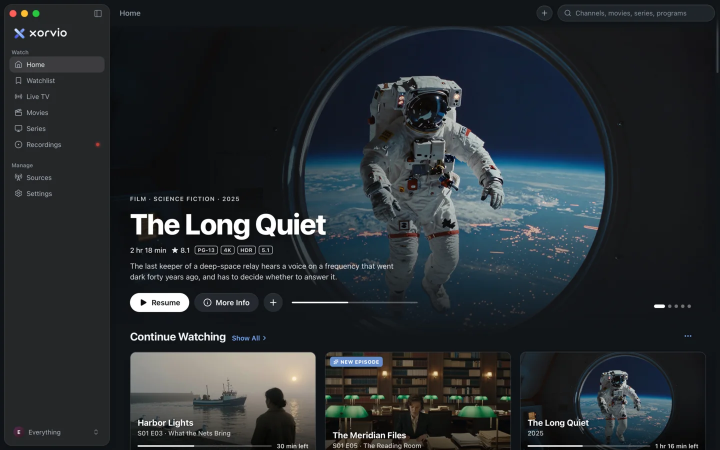
#> input picture Docs/images/home.webp, 1440 x 900 px, given in place of home.png, which was not available (shown at 1/2 size)
$ python og.py
#> lines starting #> are read from the running program, lines starting #| are printed output that depends on the picture
"""Builds dist/og.jpg, the 1200 x 630 social preview, from a real capture."""
import os, subprocess
from PIL import Image, ImageDraw, ImageFilter, ImageFont
HERE = os.path.dirname(os.path.abspath(__file__))
W, H = 1200, 630
img = Image.new("RGB", (W, H), (5, 7, 10))
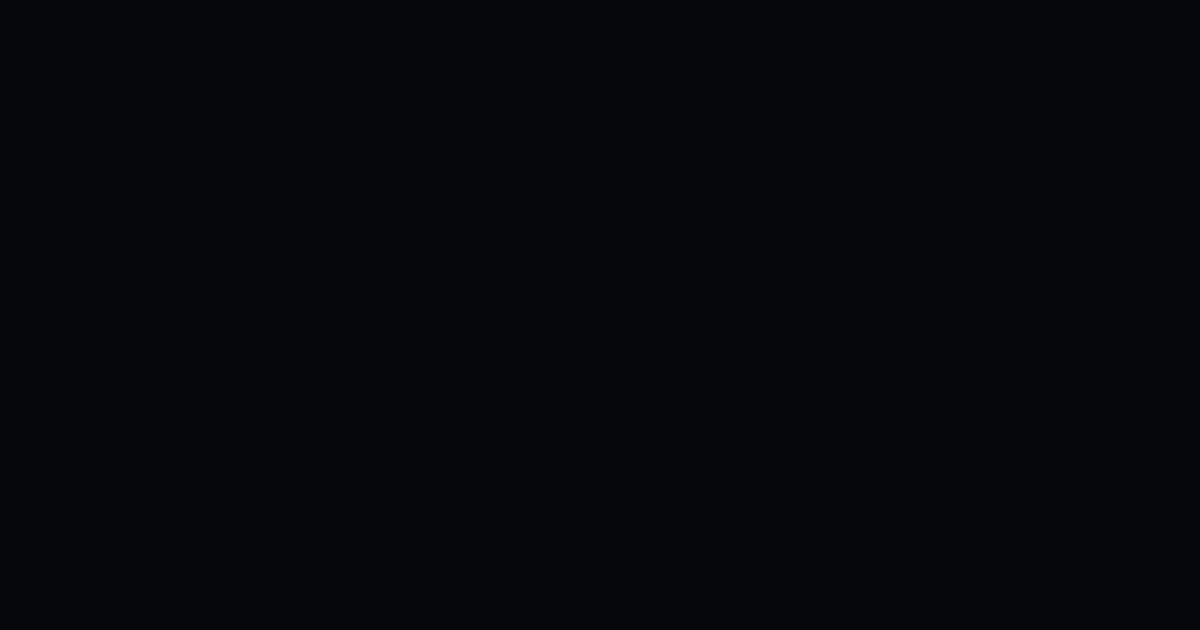
#> img: PIL image 1200x630 RGB; mean R, G, B 5, 7, 10
glow = Image.new("RGB", (W, H), (5, 7, 10))
d = ImageDraw.Draw(glow)
d.ellipse((520, 140, 1340, 820), fill=(48, 70, 170))
d.ellipse((380, 380, 900, 820), fill=(52, 60, 190))
img = Image.blend(img, glow.filter(ImageFilter.GaussianBlur(140)), 0.75)
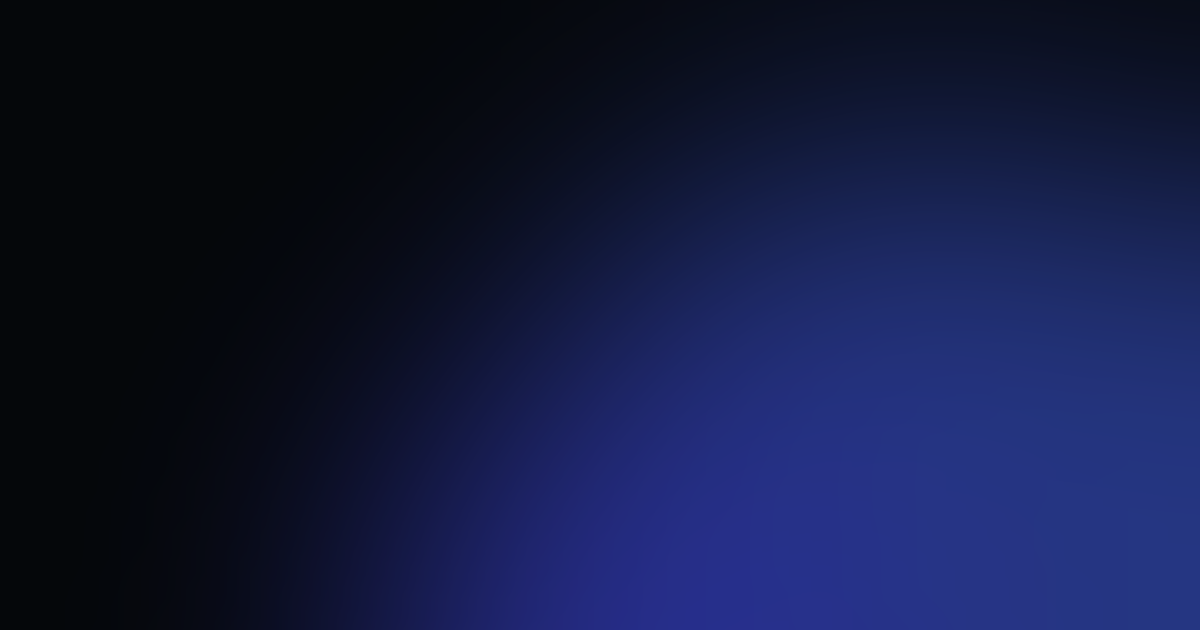
#> img: PIL image 1200x630 RGB; mean R, G, B 18.6, 25.3, 61.9
shot = Image.open(os.path.join(HERE, "shots/home.png")).convert("RGBA")
#> shot is the input picture: PIL image 1440x900 RGBA; mean R, G, B, A 39.5, 44.8, 48.4, 255
shot = shot.resize((900, 562), Image.LANCZOS)
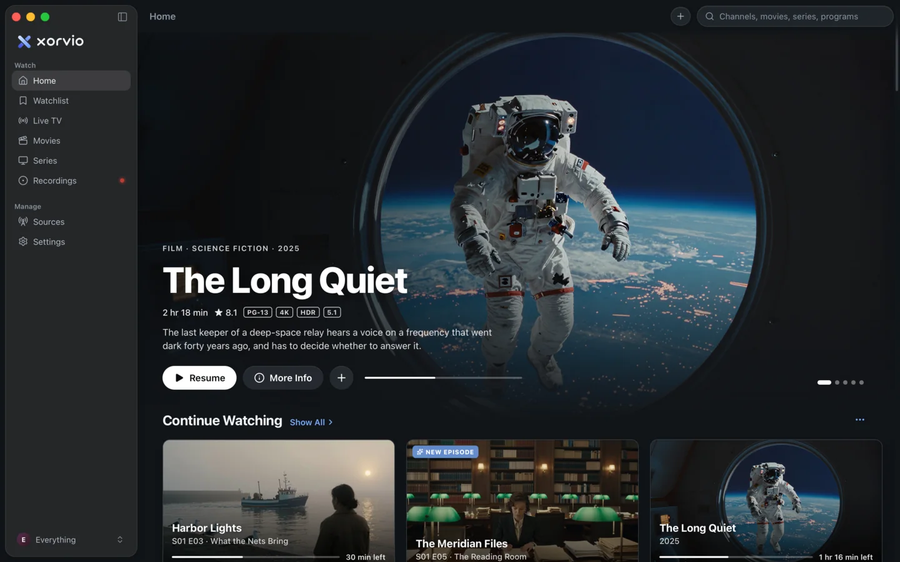
#> shot: PIL image 900x562 RGBA; mean R, G, B, A 39.4, 44.8, 48.4, 255; transparent parts drawn white
shadow = Image.new("RGBA", (W, H), (0, 0, 0, 0))
#> shadow: PIL image 1200x630 RGBA; every value is 0
ImageDraw.Draw(shadow).rounded_rectangle((470, 205, 470 + 900, 205 + 562), radius=22, fill=(0, 0, 0, 200))
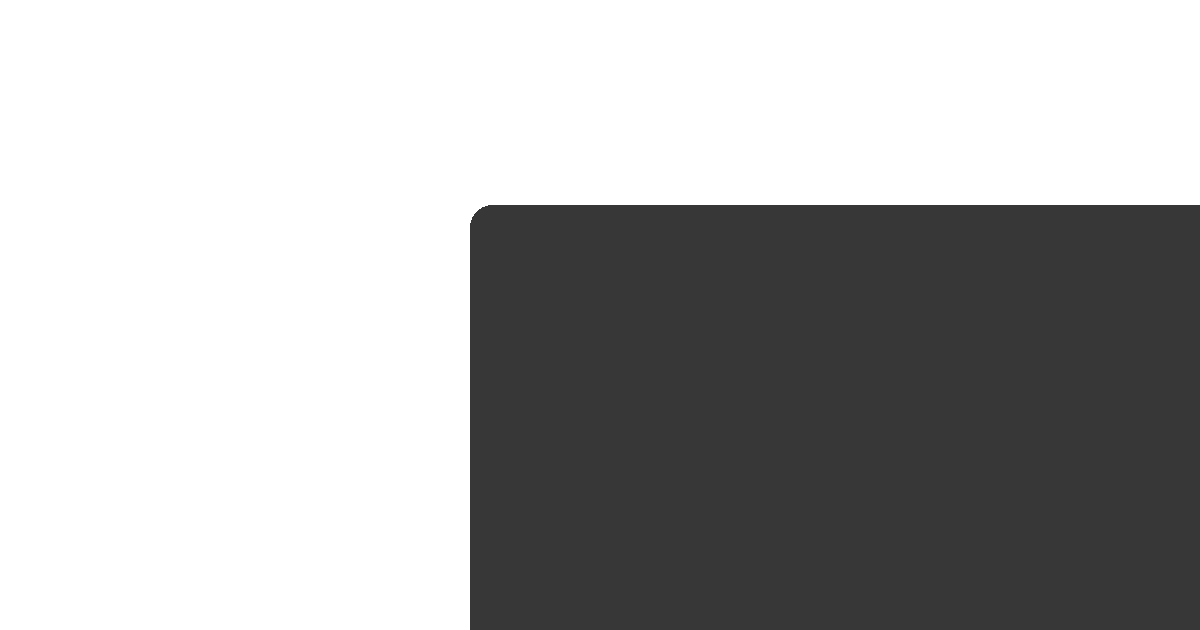
#> shadow: PIL image 1200x630 RGBA; mean R, G, B, A 0, 0, 0, 82; transparent parts drawn white
img = Image.alpha_composite(img.convert("RGBA"), shadow.filter(ImageFilter.GaussianBlur(30)))
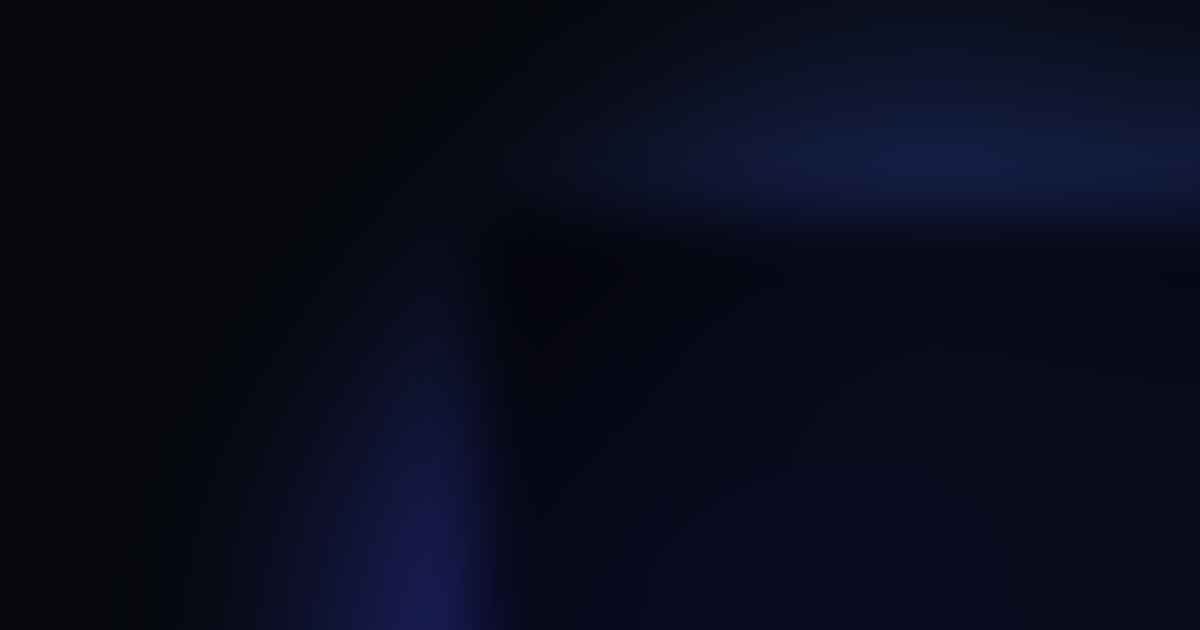
#> img: PIL image 1200x630 RGBA; mean R, G, B, A 8.5, 11.6, 26.4, 255
img.alpha_composite(shot, (450, 175))
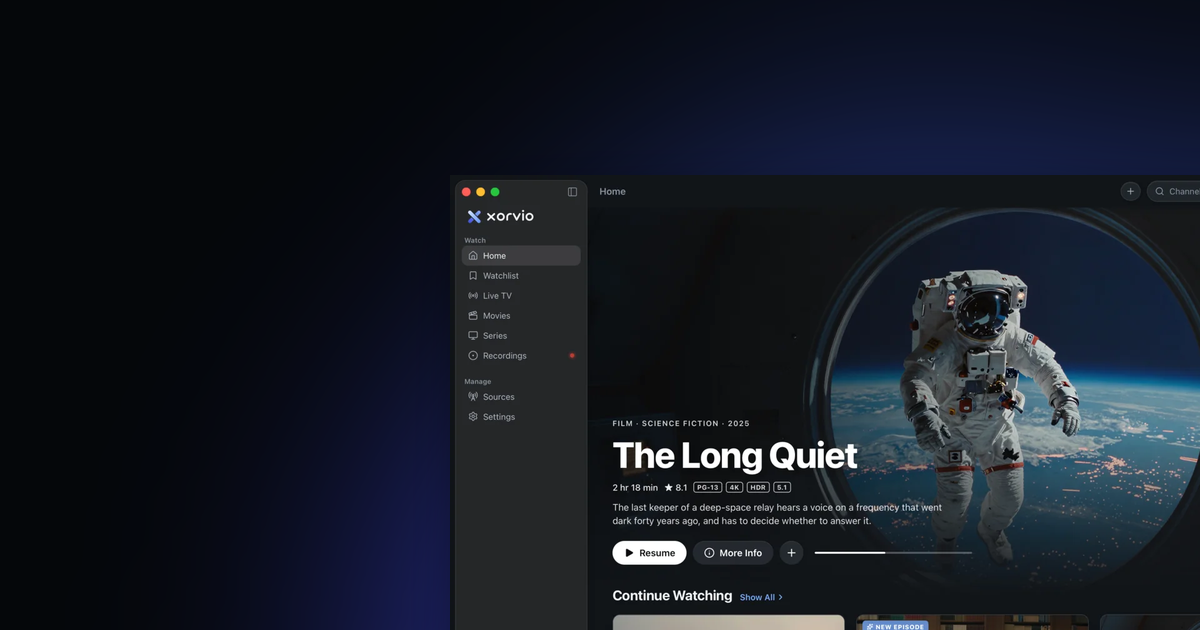
#> img: PIL image 1200x630 RGBA; mean R, G, B, A 22.1, 27.1, 36.6, 255
# Brand lockup from the vector source, then the headline.
#> (the run stopped early here; a loop or call above may not have finished)

$ run again, with Docs/images/live.webp copied over Docs/images/home.webp
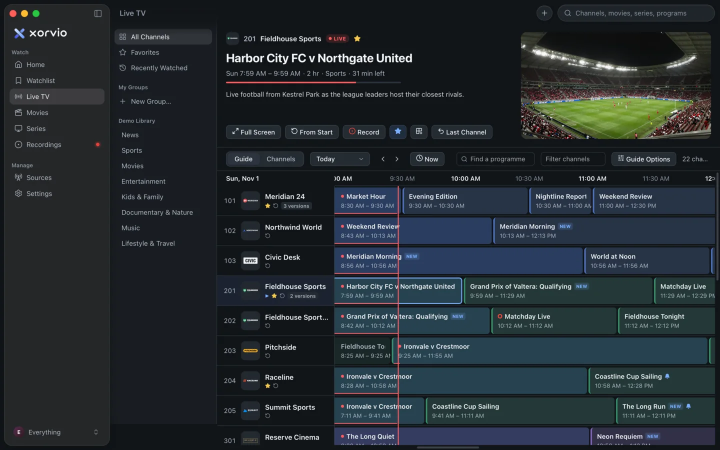
#> input picture Docs/images/live.webp, 1440 x 900 px, given in place of home.png, which was not available (shown at 1/2 size)
#> shot is the input picture: PIL image 1440x900 RGBA; mean R, G, B, A 37.1, 44.4, 49.5, 255
#> `shot = shot.resize((900, 562), Image.LANCZOS)`:
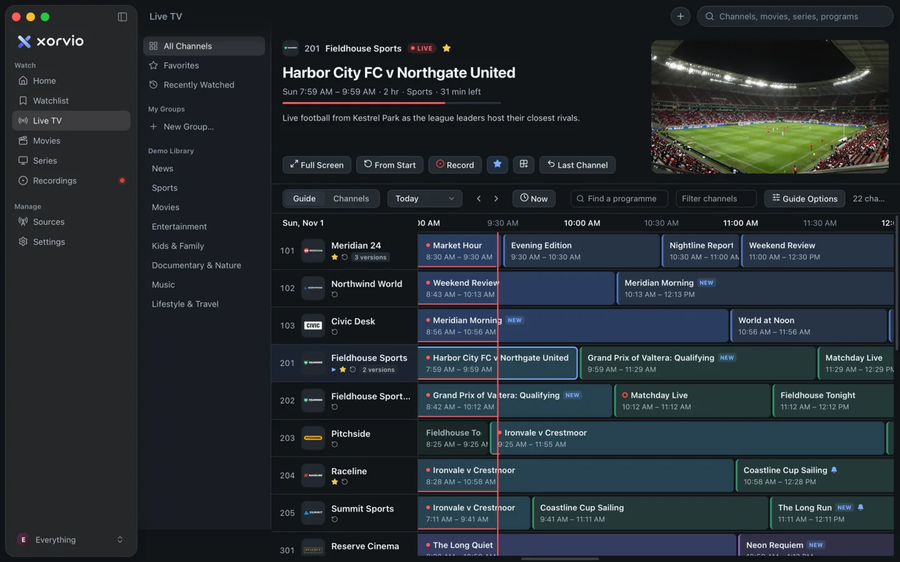
#> shot: PIL image 900x562 RGBA; mean R, G, B, A 37.1, 44.4, 49.5, 255; transparent parts drawn white
#> `img.alpha_composite(shot, (450, 175))`:
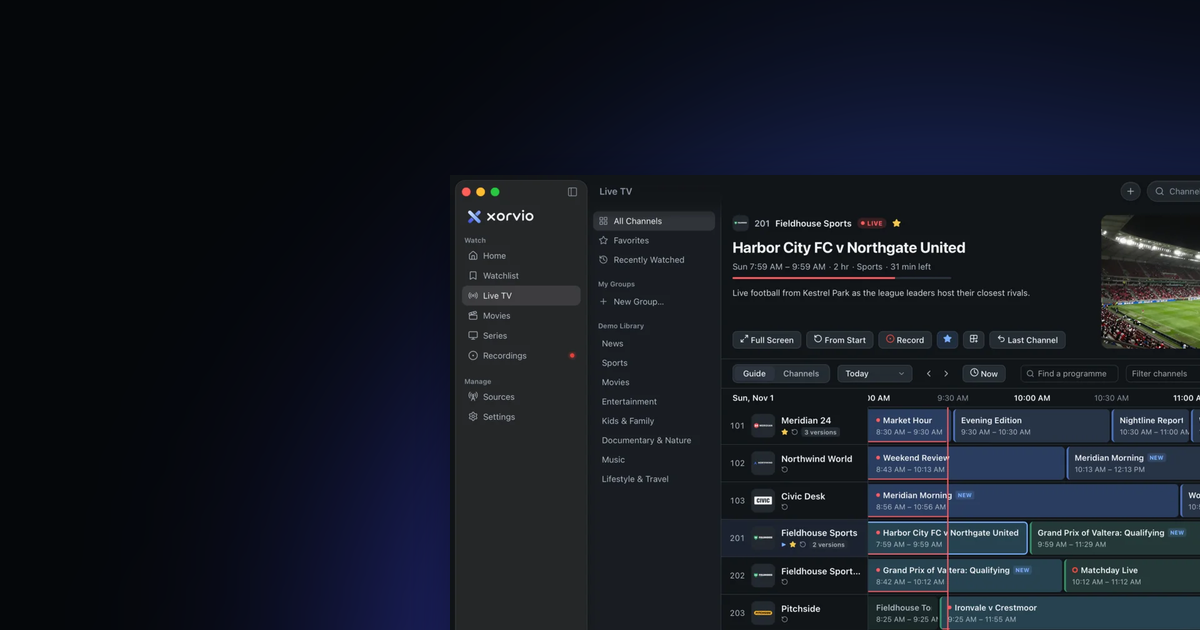
#> img: PIL image 1200x630 RGBA; mean R, G, B, A 21, 25.6, 35.2, 255
